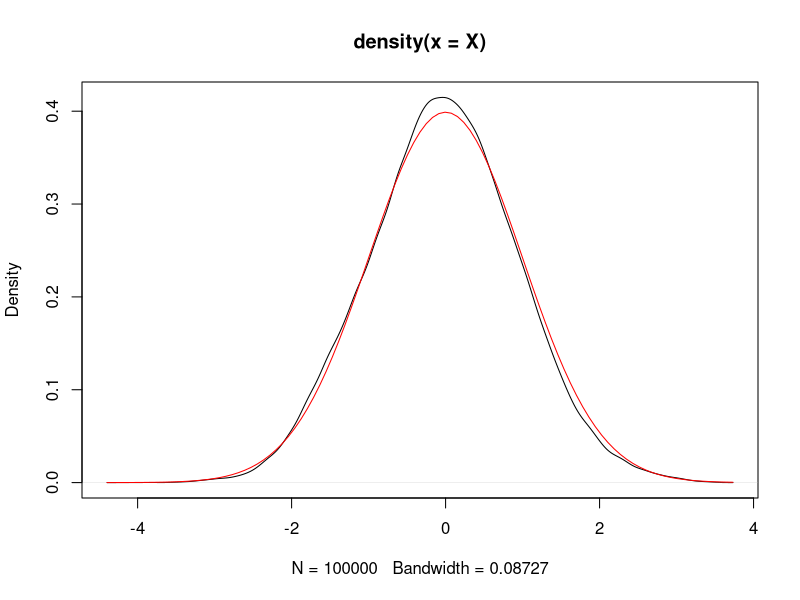
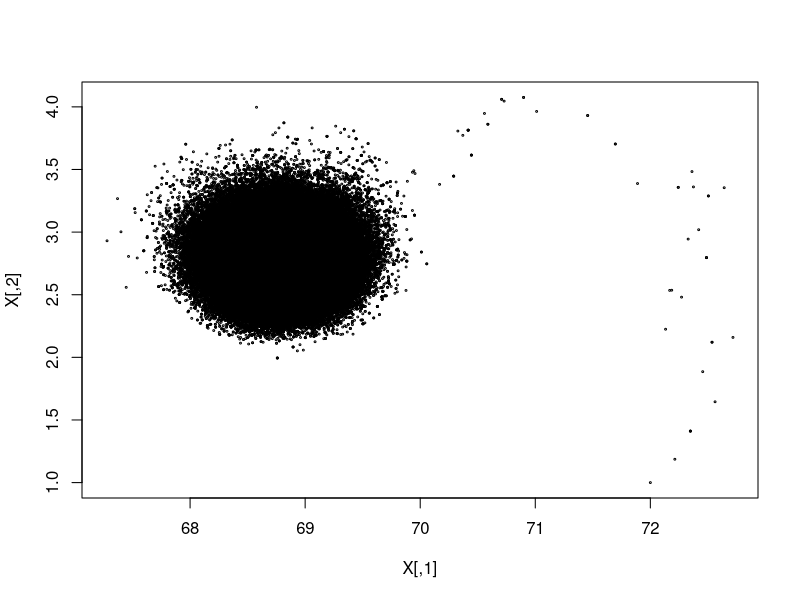

The R source for these figures, in order:
#this algorithm uses Metropolis algorithm to construct a Markov Chain
#that draws samples from the log-likelihood f. 
#f represents the log of PDF of the random variables we want to samples from
#x is initial point/vector where you want to start the markov chain
#n is the number of samples you want to use; length of Markov chain
#sd is used in the random proposal state

lMCMC = function(f,x,n,sd=0.2){
  d = length(x)
  X = matrix(NA,nrow=n,ncol=d)
  X[1,] = x
  for(i in 2:n){
    proposal = X[i-1,] + rnorm(d,mean=0,sd=0.2)
    proposalL = f(proposal)
    currentL = f(X[i-1,])
    X[i,] = X[i-1,]
    r = proposalL - currentL#you are working with log instead
    if(r>=0){#log 1=0
      X[i,] = proposal
    }
    else{
      if( runif(1) < exp(r) ){
        X[i,] = proposal
      }
    }
  }
  X
}

#to illustrate codes, let us draw samples from Normal(0,1)
#make sure to use the log-likelihood i.e. the log of the PDF
f=function(s){
  -(1/2)*s^2
}
X=lMCMC(f,0,1e5)
D=density(X)#draw the pdf of the data
plot(D)
curve(dnorm(x,mean=0,sd=1),add=TRUE,col="red")
#here we do not have to take the log, we only take the log for pdf


#let us find sample from posterior rnorm(mean=69,sd=2.9)-------------------
set.seed(1155)
data=rnorm(100,mean=69,sd=2.9)
#here the function L() represent the log-likelihood 
#think of x as (mu, sigma)
L=function(x){
  sum(dnorm(data,mean=x[1],sd=x[2],log=TRUE))+
    dunif(x[1],min=65,max=77,log=TRUE)+
    dexp(x[2],rate=0.5,log=TRUE)
}
X=lMCMC(L,c(72,1),5e5,sd=2)#samples from posterior distribution
plot(X,cex=0.25)

#laplace approximation approximate posterior distribution----------------
#it is assumed that posterior is normal
nL=function(x){#note the laplace approx uses the negative
  -L(x)
  #-sum(dnorm(data,mean=x[1],sd=x[2],log=TRUE))-
   # dunif(x[1],min=65,max=77,log=TRUE)-
    #dexp(x[2],rate=0.5,log=TRUE)
}
optim(c(72,1),nL,hessian=TRUE)
#par most likely value for mu and sigma
mean(X[,1])#mean of the first column
mean(X[,2])#mean of the second column

#let us extract hessian and compute sigma; laplace approach
H=optim(c(72,1),nL,hessian=TRUE)$hessian
Sigma=solve(H)#inverse of the hessian, covariance matrix

#here we sample directly from posterior
cov(X[,1],X[,2])#covariance of col1 and col2; should be closer to 0 b/c x and mu are uncorelated
cov(X[,1],X[,1])#variance of the first col
cov(X[,2],X[,2])
